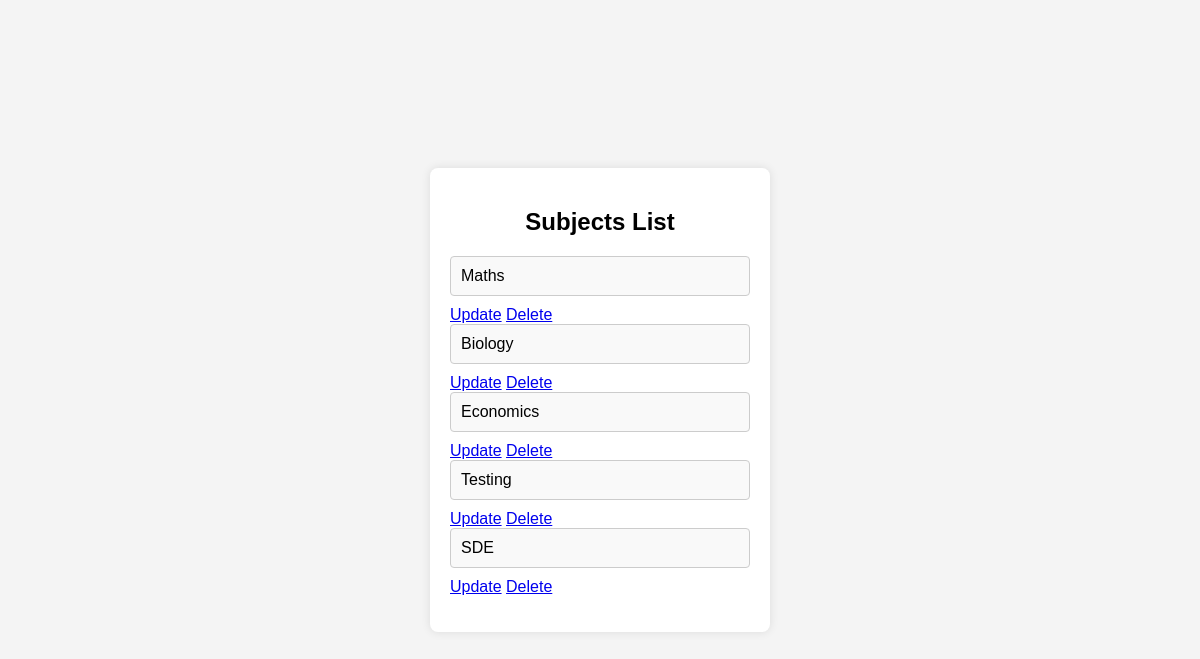
/subjects/list_subject/Class 4, run on the app's committed database.
### subjects/models.py (models this page shows, shortened)
class Subjects(models.Model):
    class_name = models.CharField(max_length=100)
    subjects_name=models.CharField(max_length=100)

### subjects/views.py (the view)
# urls.py: path('list_subject/<str:class_name>', views.SubjectsList, name='subjects_list'),
def SubjectsList(request,class_name):
    classes=get_object_or_404(Classes,class_name=class_name)
    subjects=Subjects.objects.filter(class_name=classes).values()
    print("Subjects is: ",subjects)
    return render(request, 'subjects_list.html', {'classes': classes, 'subjects': subjects})

### classes/models.py (called while the page is built)
    def __str__(self):
        return self.class_name

### templates/subjects_list.html (shortened to what this page needs)
<!DOCTYPE html>
<html lang="en">
<head>
</head>
<body>
<div class="list-container">
    <h2>Subjects List</h2>
    <ul>
        {% for subject in subjects %}
            <li>{{ subject.subjects_name }}</li>
            <a href="{% url 'subjects_update' classes.class_name subject.subjects_name %}" class="btn btn-edit">Update</a>
            <a href="{% url 'subjects_delete' classes.class_name subject.subjects_name %}" class="btn btn-delete">Delete</a>
        {% endfor %}
    </ul>
</div>
</body>
</html>

### templates/subjects_list.html (style rules this page uses)
body { font-family: Arial, sans-serif; background-color: #f4f4f4; margin: 0; padding: 0; display: flex; align-items: center; justify-content: center; height: 100vh; }
.list-container { background-color: #fff; border-radius: 8px; box-shadow: 0 0 10px rgba(0, 0, 0, 0.1); padding: 20px; width: 300px; }
h2 { text-align: center; }
ul { list-style-type: none; padding: 0; }
li { margin-bottom: 10px; border: 1px solid #ccc; border-radius: 4px; padding: 10px; background-color: #f9f9f9; }

### data on the page
Subjects: subjects_name "Maths"
Subjects: subjects_name "Biology"
Subjects: subjects_name "Economics"
Subjects: subjects_name "Testing"
Subjects: subjects_name "SDE"
